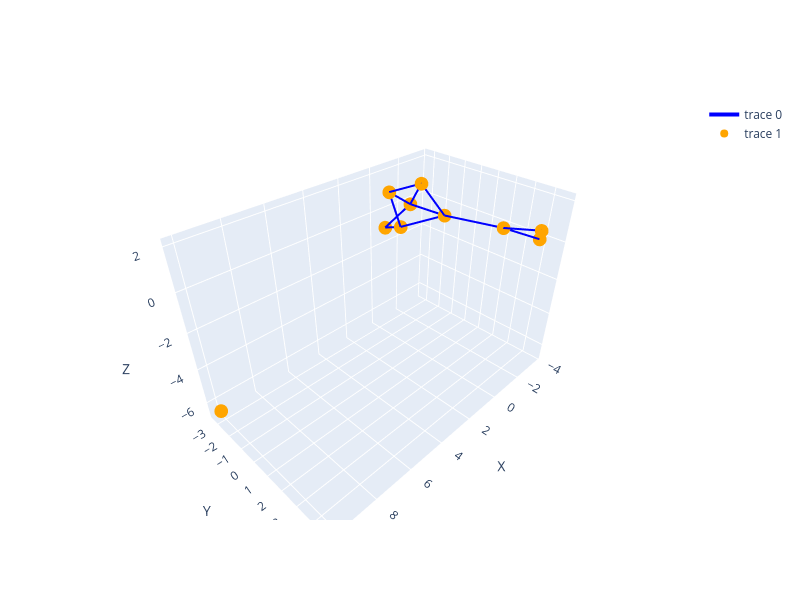

The notebook cell this image was saved under:
### Code cell
import networkx as nx
import numpy as np
import trimesh
from IPython.display import FileLink
import plotly.graph_objects as go

# --------------------------
# Step 1: Create example graph
# --------------------------
G = nx.erdos_renyi_graph(10, 0.3)
pos = nx.spring_layout(G, dim=3, seed=42)
node_positions = np.array([pos[n] for n in G.nodes()]) * 10

# --------------------------
# Step 2: Export to .glb
# --------------------------
def export_glb(G, positions, filename="attack_graph.glb"):
    nodes = list(G.nodes())
    edges = [(nodes.index(u), nodes.index(v)) for u, v in G.edges()]

    spheres = []
    for p in positions:
        spheres.append(trimesh.creation.icosphere(radius=0.3).apply_translation(p))

    cylinders = []
    for u, v in edges:
        start = positions[u]
        end = positions[v]
        vec = np.array(end) - np.array(start)
        length = np.linalg.norm(vec)
        if length > 0:
            cyl = trimesh.creation.cylinder(radius=0.1, height=length)
            cyl.apply_translation((start + end) / 2)
            cylinders.append(cyl)

    scene = trimesh.Scene(spheres + cylinders)
    scene.export(filename)
    print(f"✅ Attack graph exported to {filename}")
    return filename

glb_path = export_glb(G, node_positions)

# --------------------------
# Step 3: Create clickable download link
# --------------------------
FileLink(glb_path)

# --------------------------
# Step 4: Plot inline 3D visualization using Plotly
# --------------------------
# Nodes
x_nodes = node_positions[:,0]
y_nodes = node_positions[:,1]
z_nodes = node_positions[:,2]

# Edges
edge_x, edge_y, edge_z = [], [], []
for u, v in G.edges():
    edge_x += [node_positions[u,0], node_positions[v,0], None]
    edge_y += [node_positions[u,1], node_positions[v,1], None]
    edge_z += [node_positions[u,2], node_positions[v,2], None]

edge_trace = go.Scatter3d(x=edge_x, y=edge_y, z=edge_z, mode='lines', line=dict(color='blue', width=4))
node_trace = go.Scatter3d(x=x_nodes, y=y_nodes, z=z_nodes, mode='markers',
                          marker=dict(size=8, color='orange'))

fig = go.Figure(data=[edge_trace, node_trace])
fig.update_layout(scene=dict(xaxis_title='X', yaxis_title='Y', zaxis_title='Z'),
                  width=800, height=600)
fig.show()

### Figure 1 — Plotly figure (JSON) as saved in the notebook; plotly's stock layout.template omitted (floating-point values rounded to 4 significant figures)
{"data": [{"line": {"color": "blue", "width": 4}, "mode": "lines", "type": "scatter3d", "x": [-2.076, -2.177, null, -0.8292, -0.09098, null, -0.8292, 0.3315, null, -0.8292, -0.7762, null, -0.8292, -1.047, null, -0.09098, 0.3273, null, 0.3315, -0.7762, null, 0.3315, 0.3273, null, -0.7762, -1.047, null, -1.047, -2.177, null, -1.047, 0.3273, null, -3.663, -2.177, null], "y": [4.715, 2.824, null, -1.659, -2.643, null, -1.659, -1.955, null, -1.659, -0.9582, null, -1.659, 0.3082, null, -2.643, -1.187, null, -1.955, -0.9582, null, -1.955, -1.187, null, -0.9582, 0.3082, null, 0.3082, 2.824, null, 0.3082, -1.187, null, 3.915, 2.824, null], "z": [1.187, 0.6231, null, 0.8085, -0.5221, null, 0.8085, 1.67, null, 0.8085, 2.055, null, 0.8085, 0.7824, null, -0.5221, 0.1568, null, 1.67, 2.055, null, 1.67, 0.1568, null, 2.055, 0.7824, null, 0.7824, 0.6231, null, 0.7824, 0.1568, null, -0.0864, 0.6231, null]}, {"marker": {"color": "orange", "size": 8}, "mode": "markers", "type": "scatter3d", "x": [-2.076, -0.8292, -0.09098, 0.3315, 10.0, -0.7762, -1.047, -3.663, -2.177, 0.3273], "y": [4.715, -1.659, -2.643, -1.955, -3.361, -0.9582, 0.3082, 3.915, 2.824, -1.187], "z": [1.187, 0.8085, -0.5221, 1.67, -6.673, 2.055, 0.7824, -0.0864, 0.6231, 0.1568]}], "layout": {"height": 600, "scene": {"xaxis": {"title": {"text": "X"}}, "yaxis": {"title": {"text": "Y"}}, "zaxis": {"title": {"text": "Z"}}}, "width": 800}}
